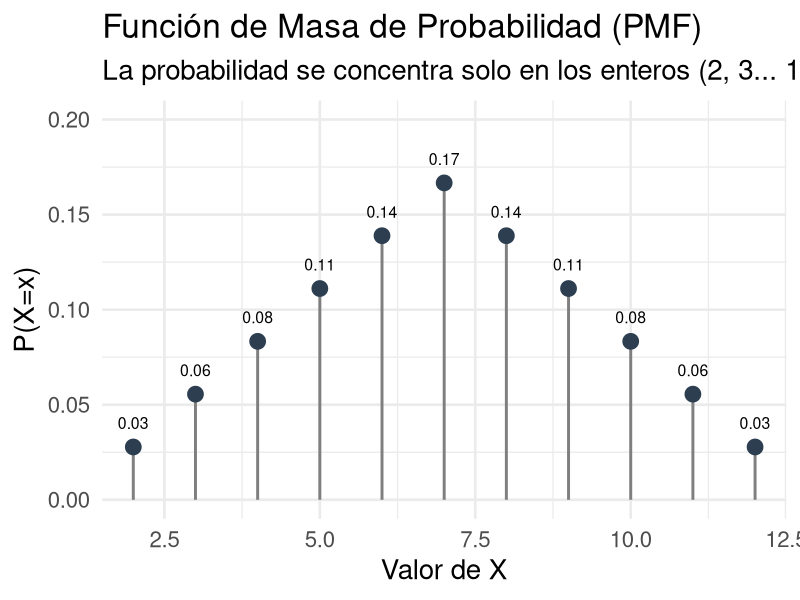
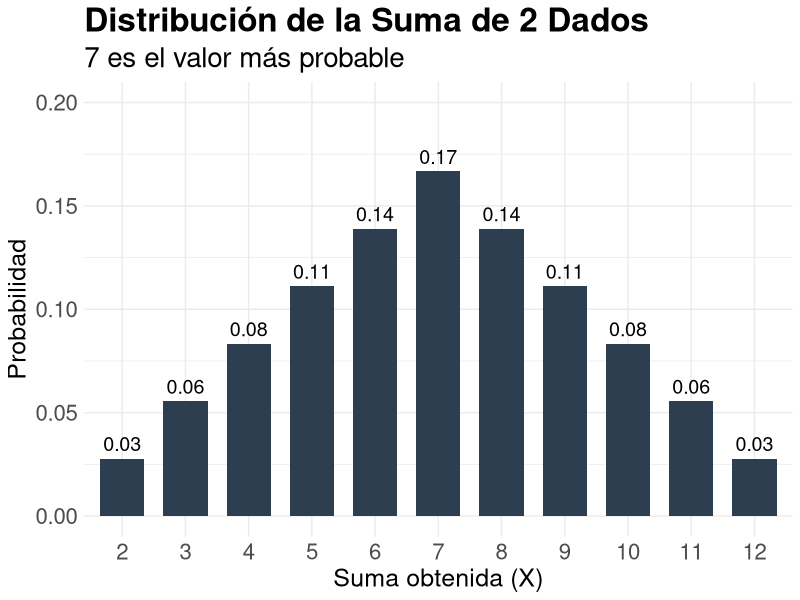
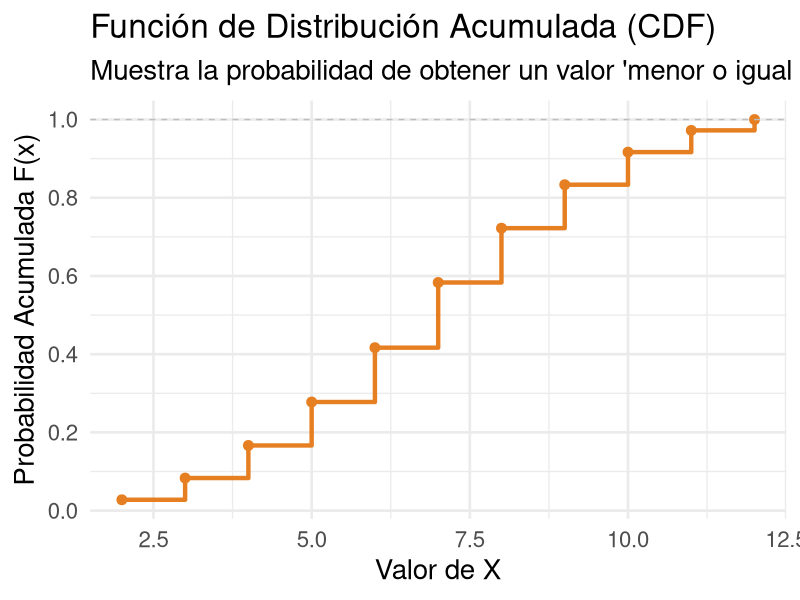
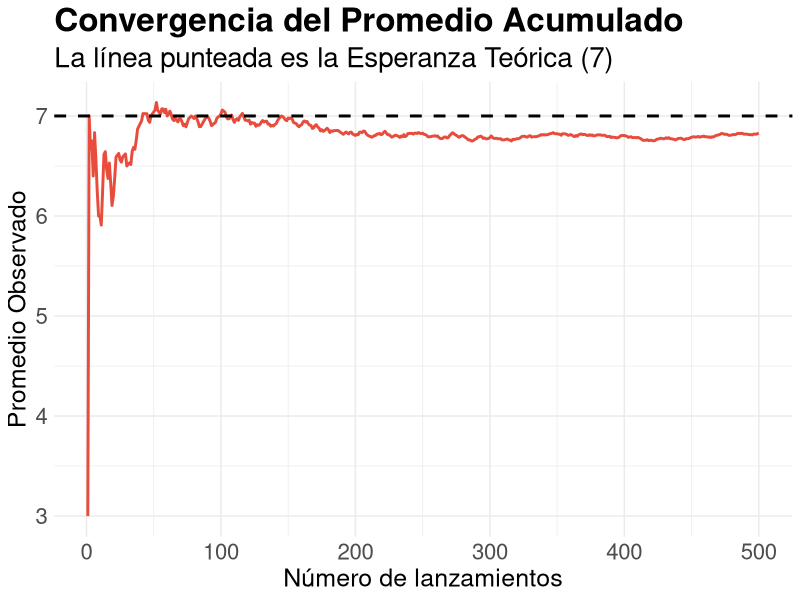
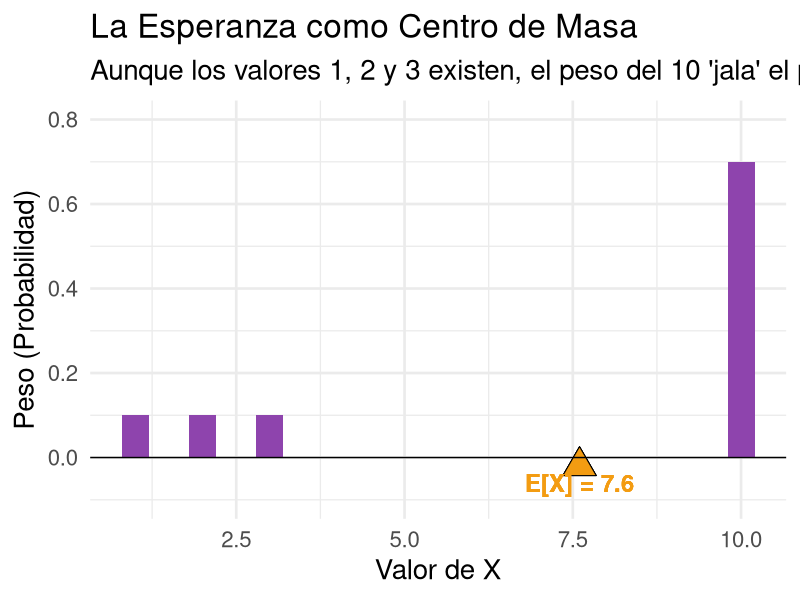
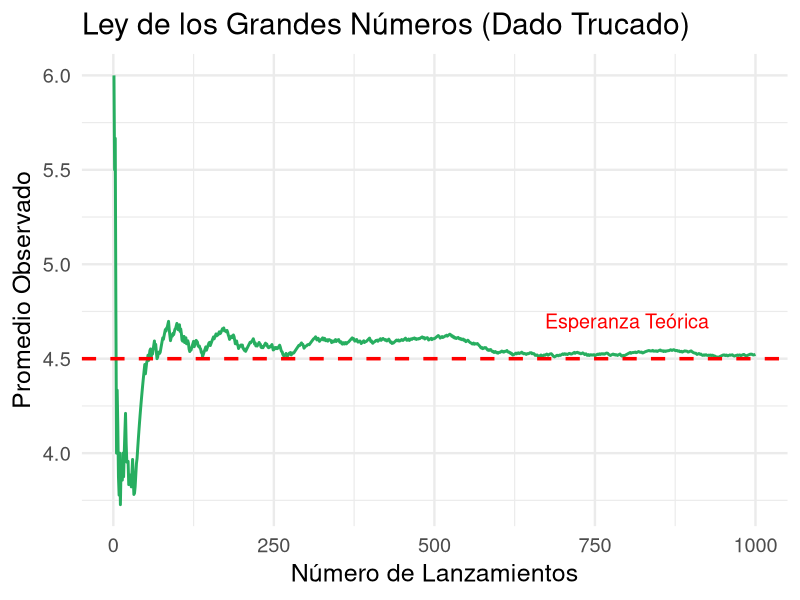

Recreate these plots in R, in order.
## ---- chunk 1
#| label: setup
library(tidyverse)
library(patchwork)
library(knitr)

# Tema global para gráficos grandes y claros en proyección
theme_set(theme_minimal() + 
            theme(text = element_text(size = 20),
                  plot.title = element_text(face = "bold", size = 24),
                  axis.title = element_text(size = 18)))
## ---- chunk 2
#| echo: false
# Generamos la matriz de sumas
dado <- 1:6
matriz_suma <- outer(dado, dado, "+")
rownames(matriz_suma) <- paste("D1=", 1:6)
colnames(matriz_suma) <- paste("D2=", 1:6)

# Mostramos la tabla formateada
kable(matriz_suma, caption = "Matriz de Posibles Resultados (Suma)", align = "c")
## ---- chunk 3
#| fig.align: center
library(tidyverse)

dado <- 1:6
espacio <- expand.grid(d1 = dado, d2 = dado)
espacio$Suma <- espacio$d1 + espacio$d2

probs <- espacio %>% count(Suma) %>% mutate(p = n/sum(n))

ggplot(probs, aes(x = Suma, y = p)) +
  geom_segment(aes(x=Suma, xend=Suma, y=0, yend=p), color="gray50", size=1) +
  geom_point(color="#2C3E50", size=5) +
  geom_text(aes(label = round(p, 2)), vjust = -1.5, size = 4) +
  labs(title = "Función de Masa de Probabilidad (PMF)",
       subtitle = "La probabilidad se concentra solo en los enteros (2, 3... 12)",
       x = "Valor de X", y = "P(X=x)") +
  ylim(0, 0.2) +
  theme_minimal(base_size = 20)
## ---- chunk 4
#| fig.align: center
dado <- 1:6
espacio <- expand.grid(d1 = dado, d2 = dado)
espacio$Suma <- espacio$d1 + espacio$d2

probs <- espacio %>% count(Suma) %>% mutate(p = n/sum(n))

ggplot(probs, aes(x = factor(Suma), y = p)) +
  geom_col(fill = "#2C3E50", width = 0.7) +
  geom_text(aes(label = round(p, 2)), vjust = -0.5, size = 5) +
  labs(title = "Distribución de la Suma de 2 Dados",
       subtitle = "7 es el valor más probable",
       x = "Suma obtenida (X)", y = "Probabilidad") +
  ylim(0, 0.2)
## ---- chunk 5
#| fig.align: center

probs <- probs %>% mutate(acumulada = cumsum(p))

ggplot(probs, aes(x = Suma, y = acumulada)) +
  geom_step(direction = "hv", size = 1.5, color = "#E67E22") +
  geom_point(size = 3, color = "#E67E22") +
  geom_hline(yintercept = 1, linetype="dashed", color="gray") +
  labs(title = "Función de Distribución Acumulada (CDF)",
       subtitle = "Muestra la probabilidad de obtener un valor 'menor o igual a X'",
       x = "Valor de X", y = "Probabilidad Acumulada F(x)") +
  scale_y_continuous(breaks = seq(0, 1, 0.2)) +
  theme_minimal(base_size = 20)
## ---- chunk 6
#| fig.align: center
set.seed(42)
n_sim <- 500
lanzamientos <- rowSums(replicate(2, sample(1:6, n_sim, replace=T)))
promedios <- cumsum(lanzamientos) / 1:n_sim

ggplot(data.frame(n=1:n_sim, media=promedios), aes(x=n, y=media)) +
  geom_line(color = "#E74C3C", size = 1) +
  geom_hline(yintercept = 7, linetype = "dashed", size = 1) +
  labs(title = "Convergencia del Promedio Acumulado",
       subtitle = "La línea punteada es la Esperanza Teórica (7)",
       x = "Número de lanzamientos", y = "Promedio Observado")
## ---- chunk 7
#| fig.align: center
#| fig.height: 5

df_esperanza <- data.frame(
  x = c(1, 2, 3, 10),
  prob = c(0.1, 0.1, 0.1, 0.7)
)

mu <- sum(df_esperanza$x * df_esperanza$prob) # 0.1+0.2+0.3+7 = 7.6

ggplot(df_esperanza, aes(x=x, y=prob)) +
  geom_col(fill = "#8E44AD", width = 0.4) +
  # El punto de equilibrio (fulcrum)
  geom_point(aes(x=mu, y=-0.02), shape=24, size=8, fill="#F39C12", color="black") +
  geom_text(aes(x=mu, y=-0.06, label=paste("E[X] =", mu)), color="#F39C12", size=6, fontface="bold") +
  geom_hline(yintercept = 0, color="black") +
  labs(title = "La Esperanza como Centro de Masa",
       subtitle = "Aunque los valores 1, 2 y 3 existen, el peso del 10 'jala' el promedio a la derecha",
       x = "Valor de X", y = "Peso (Probabilidad)") +
  theme_minimal(base_size = 20) +
  coord_cartesian(ylim = c(-0.1, 0.8))
## ---- chunk 8
#| fig.align: center

set.seed(123)
n <- 1000
# Dado trucado: prob del 6 es 0.5, el resto 0.1
probs_trucado <- c(0.1, 0.1, 0.1, 0.1, 0.1, 0.5)
media_teorica <- sum((1:6) * probs_trucado)

lanzamientos <- sample(1:6, n, replace=TRUE, prob=probs_trucado)
prom_acum <- cumsum(lanzamientos) / (1:n)

ggplot(data.frame(n=1:n, media=prom_acum), aes(x=n, y=media)) +
  geom_line(color = "#27AE60", size = 1) +
  geom_hline(yintercept = media_teorica, linetype="dashed", color="red", size = 1.2) +
  annotate("text", x=800, y=media_teorica+0.2, label="Esperanza Teórica", color="red", size=5) +
  labs(title = "Ley de los Grandes Números (Dado Trucado)",
       x = "Número de Lanzamientos", y = "Promedio Observado") +
  theme_minimal(base_size = 18)
